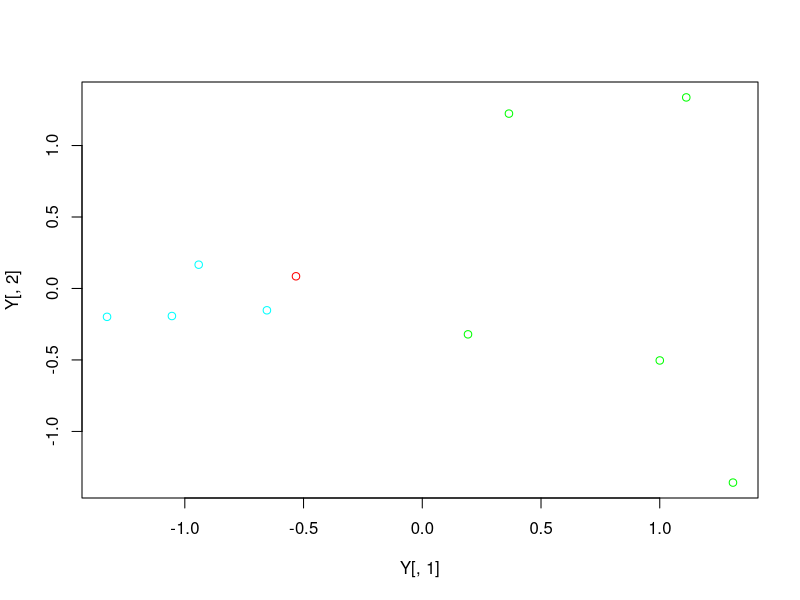

Write the R code that produced this figure. (Note: this script raises an error after producing the figure.)
BoW <- read.table("itziar/dokumentuetahitzak.txt")

BoW <- as.matrix(BoW)
BoW <- t(BoW)

colnames(BoW) <- c("Human", "Interface", "Computer",
                    "User", "System", "Response",
                    "Time", "EPS", "Survey",
                    "Trees", "Graph", "Minors")

row.names(BoW) <- c("D1", "D2", "D3",
                    "D4", "D5", "D6",
                    "D7", "D8", "D9")

pr = prcomp(BoW)

PC = pr$rotation[,1:2]

Y = pr$x[,1:2]


# 0 <- interaccíon entre persona y computador  1 <- teoría de grafos
cl <- c(1, 1, 1, 1, 1, 2, 2, 2, 2)

plot(Y[,1], Y[,2], col=c("green",  "cyan")[cl], bg=c("green",  "cyan")[cl])



# New doc = "Graph theory with applications to engineering and  computer science"
doc0_BoW <- matrix(c(0, 0, 1, 0, 0, 0, 0, 0, 0, 0, 1, 0), nrow=1)

pr$center

doc0 <- (doc0_BoW - pr$center) %*% PC

points(doc0[,1], doc0[,2], col="red")


knn(Y, doc0, cl=cl, k=2)

# No se puede decidir, ya que en nuestro vocabulario solo dos de las palabras de la 
# nueva frase existen anteriormente, y cada palabra solo sale en textos que pertenecen
# a una clase o a otra.
